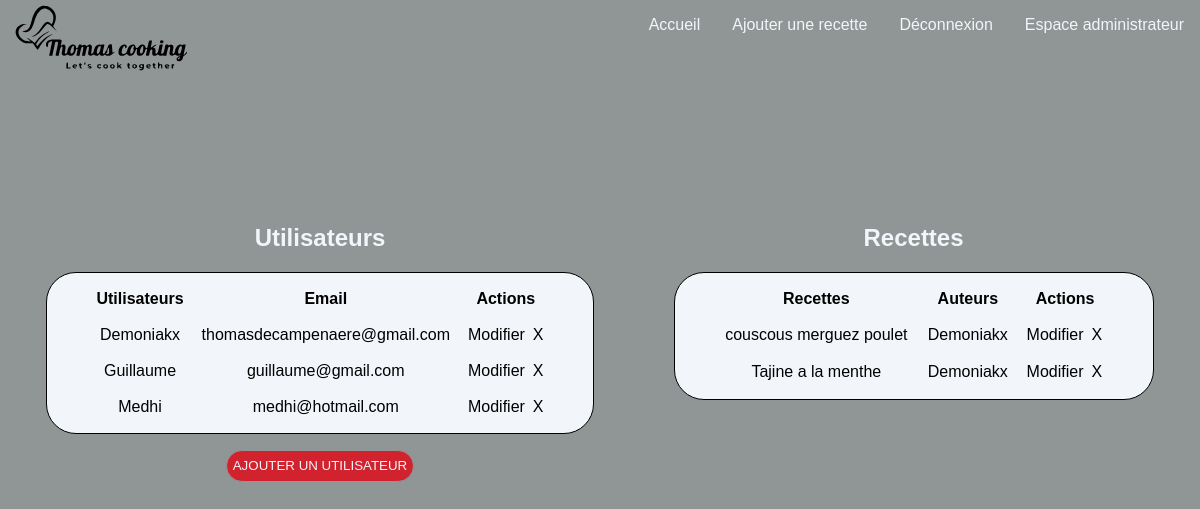
The page /vue/padmin.php (signed in) on the database as committed earlier.
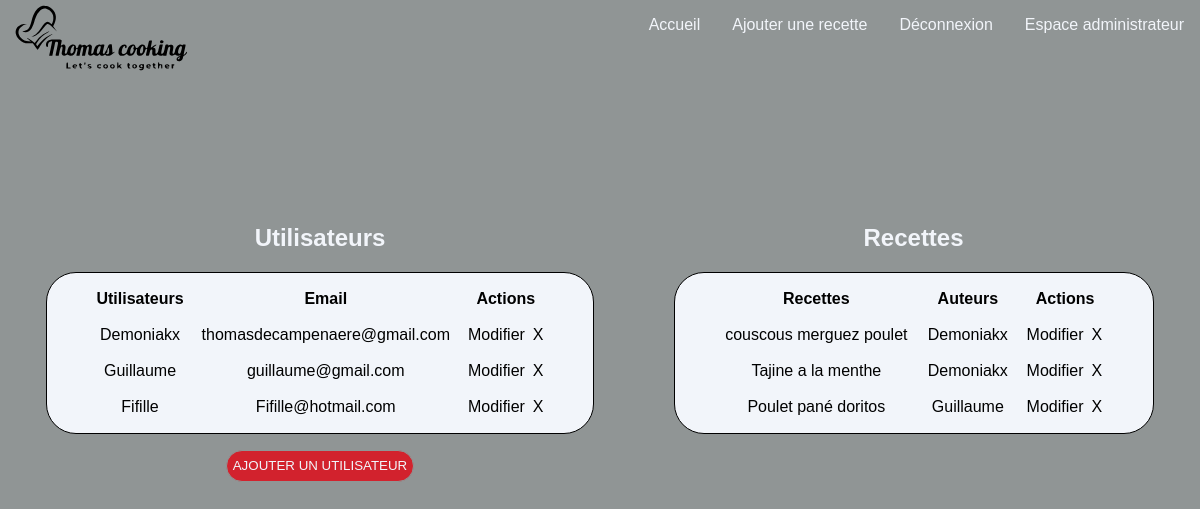
The same page on the database as committed later.
### tables this page shows
CREATE TABLE IF NOT EXISTS `users` (
  `id` int NOT NULL AUTO_INCREMENT,
  `email` varchar(50) NOT NULL,
  `username` varchar(50) NOT NULL,
  `lastname` varchar(50) NOT NULL,
  `firstname` varchar(50) NOT NULL,
  `password` varchar(255) NOT NULL,
  `role` tinyint(1) NOT NULL,
  `date_create` timestamp NOT NULL,
  `date_log` datetime NOT NULL,
  PRIMARY KEY (`id`),
  UNIQUE KEY `email` (`email`)
);

CREATE TABLE IF NOT EXISTS `recipes` (
  `ID` int NOT NULL AUTO_INCREMENT,
  `title` varchar(255) NOT NULL,
  `cookingtools` text NOT NULL,
  `ingredients` text NOT NULL,
  `person` int NOT NULL,
  `recipe` longtext NOT NULL,
  `author` varchar(50) NOT NULL,
  `date_create` date NOT NULL,
  `user_id` int NOT NULL,
  PRIMARY KEY (`ID`),
  KEY `user_id` (`user_id`)
);

### vue/padmin.php (the view, shortened to what this page needs)
<?php
    include('header.php');
?>
<div class="container gridadmin">
    <div>
        <div>
            <h2 class="center">Utilisateurs</h2>
                <table class="center board">
                    <thead><tr><th>Utilisateurs</th><th>Email</th><th>Actions</th></tr></thead>
                    <?php
                    global $bdd;
                    $reponse = $bdd->prepare("SELECT * FROM users");
                    $reponse->execute();
                    while ($donnees['user'] = $reponse->fetch()) {
                    ?>
                    <tr>
                        <td>
                            <div>
                                 <?php echo $donnees['user']['username']; ?>
                            </div>
                        </td>
                        <td>
                            <div class="emailadmin">
                                <?php echo $donnees['user']['email']; ?>
                            </div>
                        </td>
                        <td class="linkflex">
                            <a class="linkadmin" href="pmodifyuser.php?id=<?php echo $donnees['user']['id']?>">Modifier</a>
                            <a class="linkadmin" href="pdeleteuser.php?id=<?php echo $donnees['user']['id']?>">X</a>
                        </td>
                    </tr>
                    <?php
                    }
                    ?>
                </table>
                    <form class="center" method="POST" action="../controller/userController.php">
                        <input class="buttonadmin" type="submit" name="bAdduserlien" value="Ajouter un utilisateur">
                    </form>
        </div>
    </div>
    <div>
        <div>
            <h2 class="center">Recettes</h2>
            <table class="board center">
                <thead><tr><th>Recettes</th><th>Auteurs</th><th>Actions</th></tr></thead>
                <?php
                global $bdd;
                $reponse = $bdd->prepare("SELECT * FROM recipes");
                $reponse->execute();
                while ($recipe['recipe'] = $reponse->fetch()) {
                ?>
                <tr>
                    <td>
                        <?php echo $recipe['recipe']['title']; ?>
                    </td>
                    <td>
                        <?php echo $recipe['recipe']['author']; ?>
                    </td>
                    <td class="linkflex">
                        <a class="linkadmin" href="pmodifierrecette.php?id=<?php echo $recipe['recipe']['ID'] ?>">Modifier</a>
                        <a class="linkadmin" href="pdeleterecipe.php?id=<?php echo $recipe['recipe']['ID'] ?>">X</a>
                    </td>
                </tr>
                <?php
                }
                ?>
            </table>
        </div>
    </div>
</div>
<?php
    include('footer.php');
?>

### vue/header.php (shortened to what this page needs)
<!DOCTYPE html>
<html lang="en">
<head>
    <link rel="stylesheet" href="../asset/CSS/style.css">
    <link rel="stylesheet" href="../asset/CSS/mediaqueries.css">
</head>
<body>
    <header>
        <div>
            <img class='imgheader' src="../asset/Image/Thomas-cooking_1.svg" alt="">
        </div>
        <div>
            <nav>
                <ul class="liste">
                    <li><a href="paccueil.php">Accueil</a></li>
                    <?php
                        if(!isset($_SESSION['user'])){
                    ?>
                            <li><a href="pconnexion.php">Ajouter une recette</a></li>
                    <?php
                       }else{
                        ?>
                            <li><a href="pajoutrecette.php">Ajouter une recette</a></li>
                        <?php    }
                    ?>
                    <?php
                        if(!isset($_SESSION['user'])){
                            ?>
                            <li><a href="pconnexion.php">Connexion</a></li>
                            <?php
                        }else{
                            ?>
                            <li><a href="pdeconnect.php">Déconnexion</a></li>
                        <?php }
                        if(isset($_SESSION['user'])){
                            if($_SESSION['user']['role'] == '1'){
                                ?>
                                <li><a href="padmin.php">Espace administrateur</a></li>
                                <?php
                            }elseif($_SESSION['user']['role'] == "0"){
                                ?>
                                <li><a href="pmodificationdonneesuser.php">Espace utilisateur</a></li>
                                <?php
                            }
                        }else{
                            ?>
                            <li><a href="pconnexion.php">Espace utilisateur</a></li>
                            <?php
                        }
                    ?>
                </ul>
            </nav>
        </div>
    </header>

### asset/CSS/style.css (style rules this page uses)
body { background-color: #909595; font-family: 'Roboto+flex', sans-serif; font-size: 1rem; color: #F2F5FA; margin: 0; }
.container { display: grid; place-content: center; }
header { display: flex; justify-content: space-between; }
.imgheader { width: 200px; height: 200px; position: relative; top: -30%; }
.liste { display: flex; flex-direction: row; gap: 2rem; list-style: none; margin-right: 1rem; }
.liste a { text-decoration: none; color: #F2F5FA; }
.linkadmin { text-decoration: none; color: black; }
.gridadmin { display: grid; grid-template-columns: auto auto; column-gap: 5rem; }
.board { background-color: #F2F5FA; border-radius: 30px; border: 1px solid #000000; color: black; padding: 0rem 2rem; height: 8rem; width: 30rem; border-spacing: 1rem; }
.center { text-align: center; }
.buttonadmin { border-radius: 60px; border: 1px solid #909595; background: rgba(227, 6, 19, 80%); text-transform: uppercase; color: #F2F5FA; display: inline-block; width: auto; text-align: center; height: 2rem; margin-top: 1rem; }
.board tr td { width: fit-content; }
.linkflex { display: flex; justify-content: space-between; gap:0.5rem; }

Rows that differ between the two databases and show on the page:
removed users: username "Medhi", email "medhi@hotmail.com"
added users: username "Fifille", email "Fifille@hotmail.com"
added recipes: title "Poulet pané doritos", author "Guillaume"
